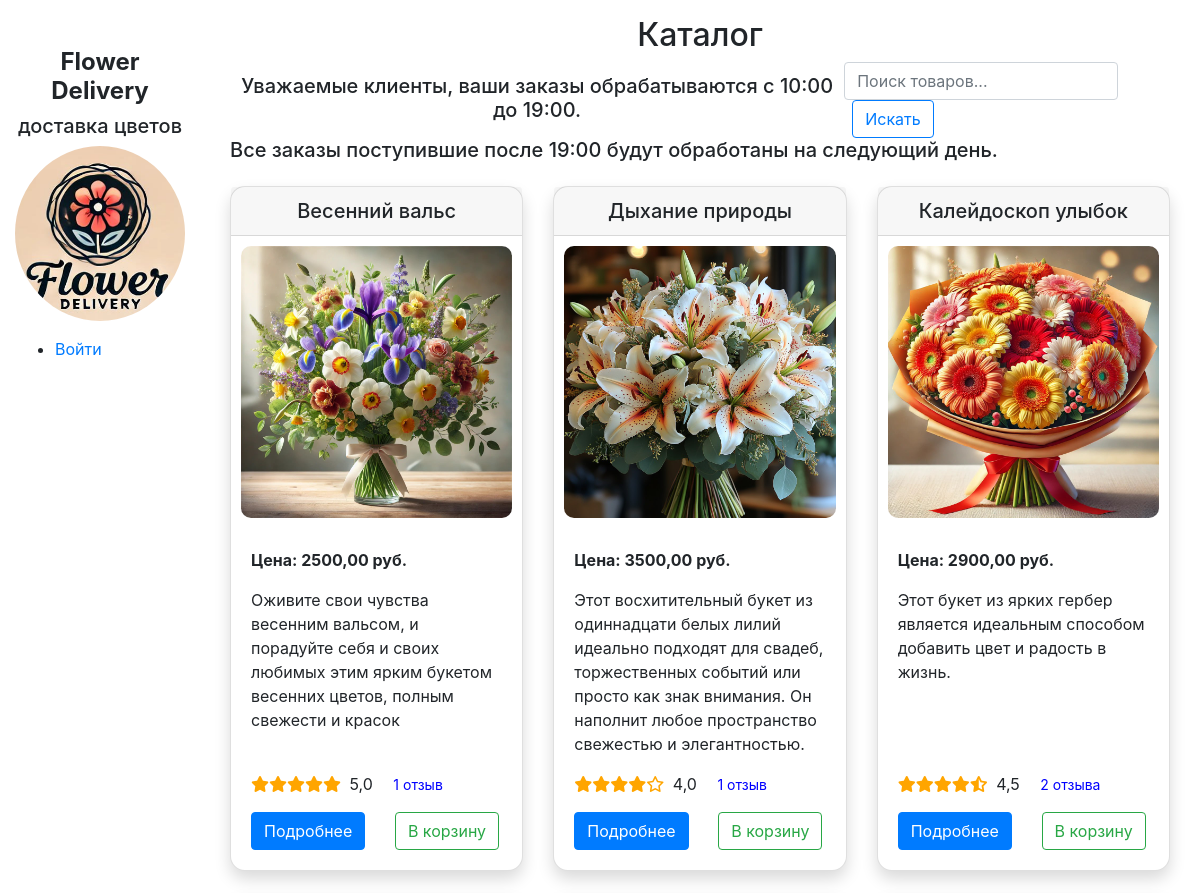
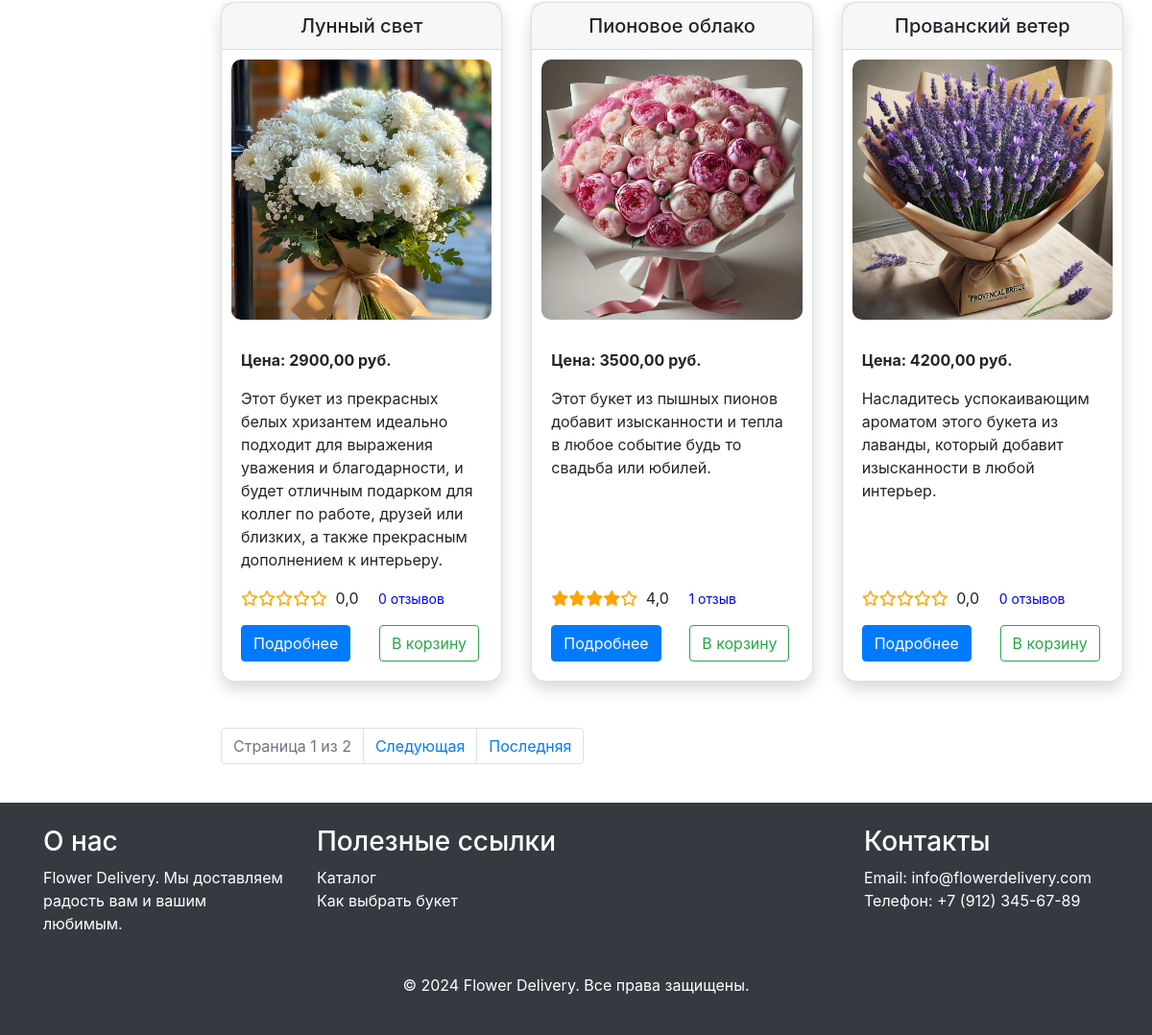
The page / on the database its author committed (2 pictures, top to bottom).
### catalog/models.py (models this page shows, shortened)
class Product(models.Model):
    name = models.CharField(max_length=100, verbose_name = 'Название')
    short_description = models.CharField(max_length=250, verbose_name = 'Краткое описание')
    description = models.TextField(verbose_name = 'Полное описание')
    price = models.DecimalField(max_digits=10, decimal_places=2, verbose_name = 'Цена')
    image = models.ImageField(upload_to='products/', verbose_name = 'Изображение')
    available = models.BooleanField(default=True, verbose_name = 'В наличии')
    created = models.DateTimeField(auto_now=True,)
    updated = models.DateTimeField(auto_now=True,)
    def avg_rating(self):
        from reviews.models import Review
        reviews = Review.objects.filter(product=self)
        return reviews.aggregate(average=Avg('rating'))['average'] or 0
    def review_count(self):
        from reviews.models import Review
        count = Review.objects.filter(product=self).count()
        def get_pluralized_reviews(count):
            if count % 10 == 1 and count % 100 != 11:
                return 'отзыв'
            elif 2 <= count % 10 <= 4 and not (12 <= count % 100 <= 14):
                return 'отзыва'
            else:
                return 'отзывов'
        return (f' {count} {get_pluralized_reviews(count)}')

### catalog/views.py (the view)
# urls.py: path('', views.catalog, name='home'),
def catalog(request):
    products = Product.objects.filter(available=True).order_by('name')
    paginator = Paginator(products, 6)  # потом можно увеличить до 12 продуктов на страницу,
    page_number = request.GET.get('page')  # Должно быть None, если параметр 'page' не передан
    if page_number is None:
        page_number = 1
    page_obj = paginator.get_page(page_number)
    context = {
        'page_number': page_number,
        'page_obj': page_obj,
        'products': products,
    }
    for product in products:
        product.avg_rating = product.reviews.aggregate(Avg('rating'))['rating__avg'] or 0
        product.review_count = product.reviews.aggregate(Count('id'))['id__count'] or 0
    return render(request, 'catalog/home.html', context)

### reviews/templatetags/custom_filters.py (called while the page is built)
@register.filter
def star_rating(rating):
   if rating is None or rating == '':
       rating = 0  # Если рейтинг отсутствует, используем значение по умолчанию 0
   full_stars = int(rating)
   half_star = 1 if rating % 1 >= 0.5 else 0
   empty_stars = 5 - full_stars - half_star
   stars = '<i class="fas fa-star"></i>' * full_stars
   if half_star:
       stars += '<i class="fas fa-star-half-alt"></i>'
   stars += '<i class="far fa-star"></i>' * empty_stars
   return mark_safe(stars)

### catalog/templates/catalog/home.html (shortened to what this page needs)
{% extends 'catalog/layout.html' %}
{% load custom_filters %}
{% block content %}
<div class="container-fluid mt-3">
    <h2 class="text-center mb-2">Каталог</h2>
    <div class="d-flex justify-content-between align-items-center">
        <h5 class="text-center mb-1">Уважаемые клиенты, ваши заказы обрабатываются с 10:00 до 19:00.</h5>
        <form method="GET" action="{% url 'catalog:product_search' %}" class="form-inline">
            <input type="text" name="q" class="form-control" placeholder="Поиск товаров...">
            <button type="submit" class="btn btn-outline-primary ml-2">Искать</button>
        </form>
    </div>
    <h5 class="mb-4">Все заказы поступившие после 19:00 будут обработаны на следующий день.</h5>
    <div class="row">
        {% for product in page_obj %}
        <div class="col-md-4 col-sm-6 mb-4">
            <div class="card h-100 shadow d-flex flex-column">
                <h5 class="card-header text-center">{{ product.name }}</h5>
                <img src="{{ product.image.url }}" alt="{{ product.name }}" class="card-img-top mx-auto d-block">
                <div class="card-body d-flex flex-column">
                    <p><strong>Цена: {{ product.price }} руб.</strong></p>
                    <p>{{ product.short_description }}</p>
                    <div class="mt-auto">
                        <div class="product-rating mb-3">
                            {{ product.avg_rating|star_rating }}
                            <span class="ml-1">{{ product.avg_rating|floatformat:1 }}</span>
                            <span class="ml-3">
                                <a href="{% url 'catalog:product_reviews' product.id %}" style="font-size: 14px; text-decoration: none; color: blue;">
                                    {{ product.review_count }}
                                </a>
                            </span>
                        </div>
                        <div class="row">
                            <div class="col-md-6 text-center">
                                <form action="{% url 'catalog:product_detail' product.id %}" method="get">
                                    <button type="submit" class="btn btn-primary white-text">Подробнее</button>
                                </form>
                            </div>
                            <div class="col-md-6 text-center">
                                {% if user.is_authenticated %}
                                    {% if not user.is_staff %}
                                        <a href="{% url 'orders:add_to_cart' product.id %}?page={{ page_obj.number }}" class="btn btn-success">В корзину</a>
                                    {% endif %}
                                {% else %}
                                    <a href="{% url 'users:login' %}" class="btn btn-outline-success">В корзину</a>
                                {% endif %}
                            </div>
                        </div>
                    </div>
                </div>
            </div>
        </div>
        {% endfor %}
    </div>
    <nav aria-label="Page navigation example" class="mt-4">
        <ul class="pagination">
            <li class="page-item disabled"><span class="page-link">Страница {{ page_obj.number }} из {{ page_obj.paginator.num_pages }}</span></li>
            {% if page_obj.has_next %}
                <li class="page-item"><a class="page-link" href="?page={{ page_obj.next_page_number }}">Следующая</a></li>
                <li class="page-item"><a class="page-link" href="?page={{ page_obj.paginator.num_pages }}">Последняя</a></li>
            {% endif %}
        </ul>
    </nav>
</div>
{% endblock %}

### catalog/templates/catalog/layout.html (shortened to what this page needs)
{% load static %}
<!doctype html>
<html lang="en">
<head>
    <link rel="stylesheet" href="{% static 'css/style.css' %}">
    <link rel="stylesheet" href="https://stackpath.bootstrapcdn.com/bootstrap/4.5.2/css/bootstrap.min.css">
    <link rel="stylesheet" href="https://cdnjs.cloudflare.com/ajax/libs/font-awesome/6.0.0-beta3/css/all.min.css">
</head>
<body>
<main class="flex-grow-1 mb-4">
    <div class="container-fluid">
        <div class="row">
            <aside class="col-md-3 col-lg-2 pt-5">
                <h4 class="text-center"><strong>Flower Delivery</strong></h4>
                <h5 class="text-center">доставка цветов</h5>
                <img src="{% static 'images/flower.jpg' %}" alt="flower" class="img-fluid rounded-circle mb-3">
                {% if user.is_authenticated %}
                <div>
                    <ul>
                        {% if user.is_staff %}
                            <li><a href="{% url 'catalog:home' %}">Товары</a></li>
                            <li><a href="{% url 'catalog:add_product' %}">Добавить товар</a></li>
                            <li><a href="{% url 'admin_panel:admin_orders' %}">Заказы</a></li>
                            <li><a href="{% url 'analytics:report_dashboard' %}">Аналитика</a></li>
                        {% else %}
                            <li><a href="{% url 'catalog:home' %}">Каталог</a></li>
                            <li><a href="{% url 'orders:view_cart' %}">Корзина</a></li>
                        {% endif %}
                    </ul>
               </div>
                <div class="mb-5">
                    <ul>
                        <li><a href="{% url 'users:profile' %}">Профиль</a></li>
                    </ul>
                </div>
                <div>
                    <ul>
                        <li><a href="{% url 'users:logout' %}">Выход</a></li>
                    </ul>
                </div>
                {% else %}
                <div>
                    <ul>
                        <li><a href="{% url 'users:login' %}">Войти</a></li>
                    </ul>
                </div>
                {% endif %}
            </aside>
            <main class="col-md-9 col-lg-10">
                {% block content %}
                {% endblock %}
            </main>
        </div>
    </div>
</main>
    <footer class="bg-dark text-white py-4">
        <div class="container">
            <div class="row">
                <div class="col-md-3">
                    <div class="footer-section about">
                        <h3>О нас</h3>
                        <p>Flower Delivery. Мы доставляем радость вам и вашим любимым.</p>
                    </div>
                </div>
                <div class="col-md-6">
                    <div class="footer-section links">
                        <h3>Полезные ссылки</h3>
                        <div class="row">
                            <div class="col-6">
                                <ul class="list-unstyled">
                                    <li><a href="{% url 'catalog:home' %}" class="text-white">Каталог</a></li>
                                    <li><a href="" class="text-white">Как выбрать букет</a></li>
                                </ul>
                            </div>
                            <div class="col-6">
                            </div>
                        </div>
                    </div>
                </div>
                <div class="col-md-3">
                    <div class="footer-section contact">
                        <h3>Контакты</h3>
                        <ul class="list-unstyled">
                            <li>Email: info@flowerdelivery.com</li>
                            <li>Телефон: +7 (912) 345-67-89</li>
                        </ul>
                    </div>
                </div>
            </div>
            <div class="footer-bottom text-center mt-4">
                <p>&copy; 2024 Flower Delivery. Все права защищены.</p>
            </div>
        </div>
    </footer>
</body>
</html>

### static/css/style.css (style rules this page uses)
body { font-family: Arial, sans-serif; line-height: 1.6; margin: 0; padding: 0; }
.far.fa-star { color: orange; }
.fas.fa-star { color: orange; }
.fas.fa-star-half-alt { color: orange; }
.white-text { color: white; }

### catalog/templates/catalog/home.html (style rules this page uses)
.card-img-top { width: 100%; height: auto; object-fit: cover; border-radius: 20px; padding: 10px; }
.card { border-radius: 15px; display: flex; flex-direction: column; height: 100%; }
.card-body { flex: 1; display: flex; flex-direction: column; justify-content: space-between; }

### rows shown on the page
Product: name "Весенний вальс", image (picture), price "2500,00", short_description "Оживите свои чувства весенним вальсом, и порадуйте себя и своих любимых этим ярким букетом весенних цветов, полным свежести и красок", avg_rating "5,0", review_count "1 отзыв"
Product: name "Дыхание природы", image (picture), price "3500,00", short_description "Этот восхитительный букет из одиннадцати белых лилий идеально подходят для свадеб, торжественных событий или просто как знак внимания. Он наполнит любое пространство свежестью и элегантностью.", avg_rating "4,0", review_count "1 отзыв"
Product: name "Калейдоскоп улыбок", image (picture), price "2900,00", short_description "Этот букет из ярких гербер является идеальным способом добавить цвет и радость в жизнь.", avg_rating "4,5", review_count "2 отзыва"
Product: name "Лунный свет", image (picture), price "2900,00", short_description "Этот букет из прекрасных белых хризантем идеально подходит для выражения уважения и благодарности, и будет отличным подарком для коллег по работе, друзей или близких, а также прекрасным дополнением к интерьеру.", avg_rating "0,0", review_count "0 отзывов"
Product: name "Пионовое облако", image (picture), price "3500,00", short_description "Этот букет из пышных пионов добавит изысканности и тепла в любое событие будь то свадьба или юбилей.", avg_rating "4,0", review_count "1 отзыв"
Product: name "Прованский ветер", image (picture), price "4200,00", short_description "Насладитесь успокаивающим ароматом этого букета из лаванды, который добавит изысканности в любой интерьер.", avg_rating "0,0", review_count "0 отзывов"

### other values the page prints
{{ page_obj.number }} "1"
{{ page_obj.paginator.num_pages }} "2"
